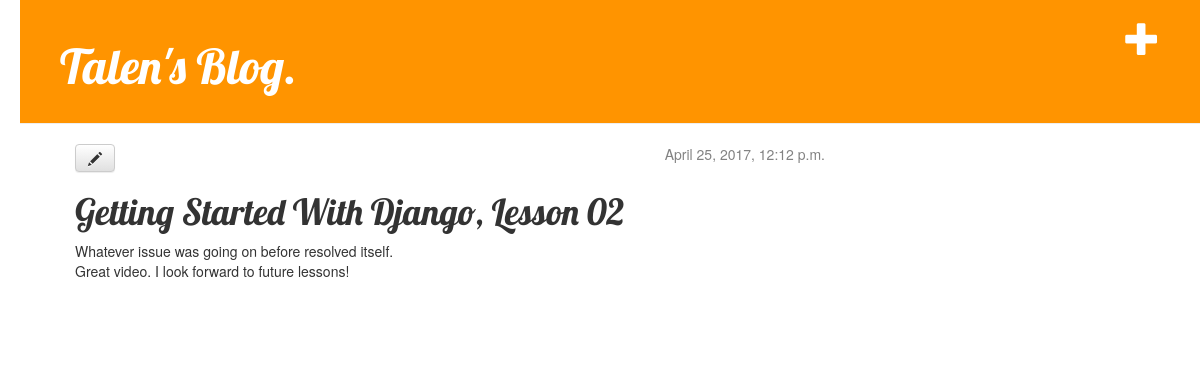
Page /post/6/ on the committed database.
### blog/models.py (models this page shows, shortened)
class Post(models.Model):
    author = models.ForeignKey('auth.user')
    title = models.CharField(max_length=200)
    text = models.TextField()
    created_date = models.DateTimeField(
        default=timezone.now
        )
    published_date = models.DateTimeField(
        blank=True, null=True
        )

### blog/views.py (the view)
# urls.py: url(r'^post/(?P<pk>[0-9]+)/$', views.post_detail, name='post_detail'),
def post_detail(request, pk):
    post = get_object_or_404(Post, pk=pk)
    return render(request, 'blog/post_detail.html', {"post": post})

### blog/templates/blog/post_detail.html
{% extends 'blog/base.html' %}
    {% block content %}
        <div class="post">
            {% if post.published_date %}
                <div class="date">
                    {{ post.published_date }}
                </div>
            {% endif %}
            <a class="btn btn-default" href="{% url 'post_edit' pk=post.pk %}"><span class="glyphicon glyphicon-pencil"></span></a>
            <h1>{{ post.title }}</h1>
            <p>{{ post.text|linebreaksbr }}</p>
        </div>
    {% endblock %}

### blog/static/css/blog.css (style rules this page uses)
body { padding-left: 20px; }
h1, h2, h3, h4 { font-family: 'Lobster', cursive; }
.date { float: right; color: #828282; }
.post { margin-bottom: 70px; }

### rows in the picture
Post: published_date "April 25, 2017, 12:12 p.m.", title "Getting Started With Django, Lesson 02", text "Whatever issue was going on before resolved itself. Great video. I look forward to future lessons!"
